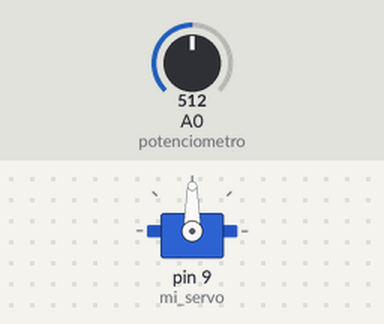
A sketch run on a simulated Arduino Uno, built with avr-gcc and run on an emulated ATmega328P. Parts: servo. Inputs (shaded band) come from the test bench; at power-on: A0 (potenciometro) = 512.

Above: at 1.2 s.
1.3 s: A0 (potenciometro) set to 716
At 2.5 s:
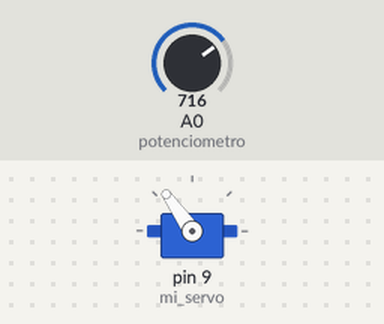
2.8 s: A0 (potenciometro) set to 900
At 3.6 s:
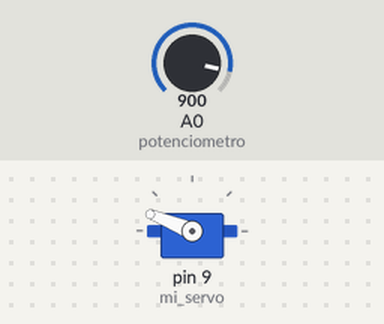
4.3 s: A0 (potenciometro) set to 1023
At 4.9 s:
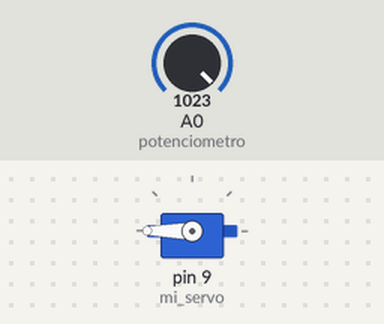
5.8 s: A0 (potenciometro) set to 306
At 7.0 s:
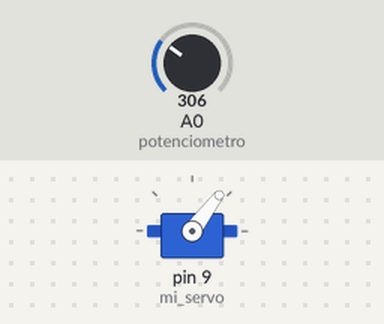
7.3 s: A0 (potenciometro) set to 122
At 8.3 s:
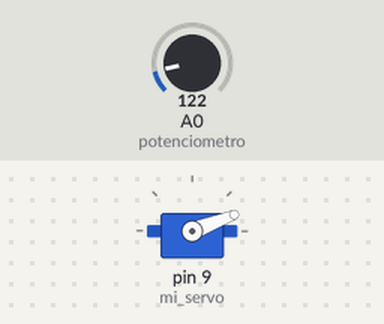
Timing chart, 0 to 9.8 s (numbered marks = the images above; inputs shaded):
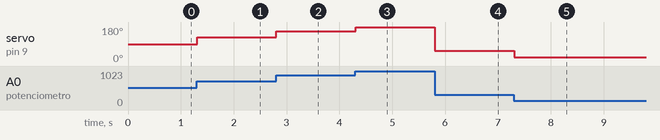

Measured:
- after the input at 1.3 s, servo on pin 9 (mi_servo): 90° → 125° at once
- after the input at 2.8 s, servo on pin 9 (mi_servo): 125° → 158° at once
- after the input at 4.3 s, servo on pin 9 (mi_servo): 158° → 180° at once
- after the input at 5.8 s, servo on pin 9 (mi_servo): 180° → 53° at once
- after the input at 7.3 s, servo on pin 9 (mi_servo): 53° → 21° at once

The sketch:

Practica18.ino
```cpp
/* Libreria para usar nuestro motor Servo */
#include <Servo.h>

/* Definimos nombre de nuestro Servo */
Servo mi_servo;

/* Declaración de las variables para la entrada */
int potenciometro = 0;

/* Variable que definw la posición del servo */
int valor_potenciometro;

void setup() {
  Serial.begin(9600);

  /* Entradas */
  mi_servo.attach(9);
}

void loop() {
  valor_potenciometro = analogRead(potenciometro);

  /* Proporcionamos los valores de la escala de nuestro servomotor ( 0 y 180) */
  valor_potenciometro = map(valor_potenciometro, 0, 1023, 0, 180);

  mi_servo.write(valor_potenciometro);


  delay(10);
}
```
